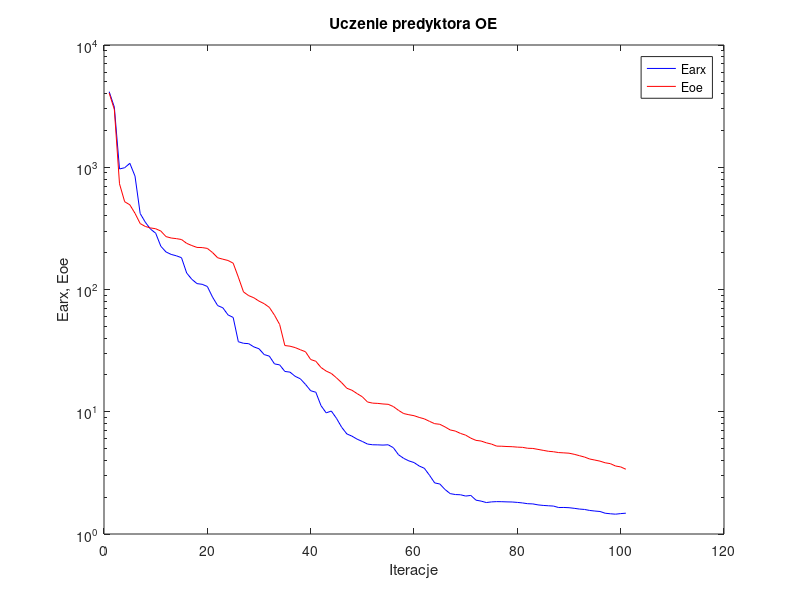
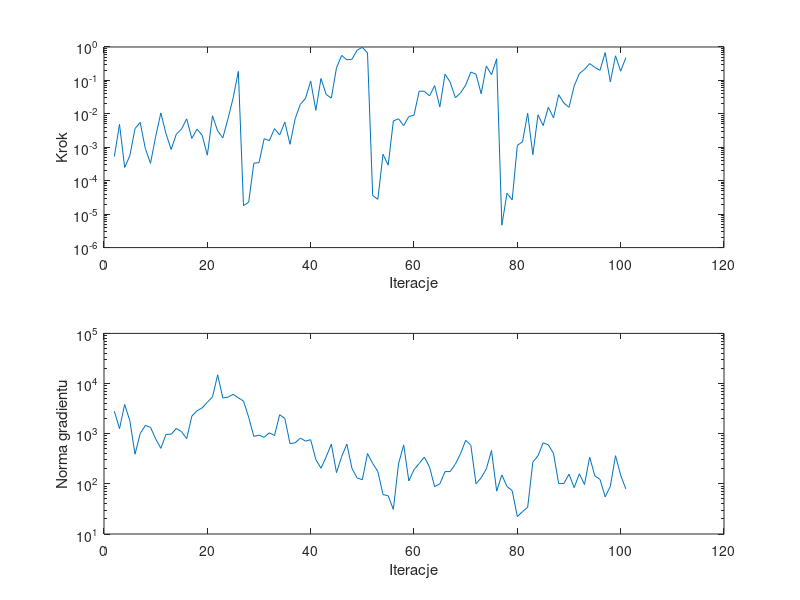

MATLAB code for these plots, in order:
%uczenie predyktora oe
clear all;
n=0; farx(n+1)=4.151740e+003; foe(n+1)=4.047823e+003; wspucz(n+1)=0.000000e+000; ng(n+1)=0.000000e+000;
%odnowa zmiennej metryki
n=1; farx(n+1)=3.104883e+003; foe(n+1)=2.968676e+003; krok(n+1)=5.263121e-004; ng(n+1)=2.802364e+003;
n=2; farx(n+1)=9.684795e+002; foe(n+1)=7.324901e+002; krok(n+1)=4.851992e-003; ng(n+1)=1.260532e+003;
n=3; farx(n+1)=9.910596e+002; foe(n+1)=5.224496e+002; krok(n+1)=2.494331e-004; ng(n+1)=3.818106e+003;
n=4; farx(n+1)=1.077043e+003; foe(n+1)=4.929580e+002; krok(n+1)=5.580806e-004; ng(n+1)=1.816657e+003;
n=5; farx(n+1)=8.466104e+002; foe(n+1)=4.200307e+002; krok(n+1)=3.625910e-003; ng(n+1)=3.897810e+002;
n=6; farx(n+1)=4.185618e+002; foe(n+1)=3.463334e+002; krok(n+1)=5.557598e-003; ng(n+1)=1.003078e+003;
n=7; farx(n+1)=3.549073e+002; foe(n+1)=3.277738e+002; krok(n+1)=9.208067e-004; ng(n+1)=1.462093e+003;
n=8; farx(n+1)=3.119720e+002; foe(n+1)=3.189102e+002; krok(n+1)=3.308775e-004; ng(n+1)=1.340494e+003;
n=9; farx(n+1)=2.888592e+002; foe(n+1)=3.140492e+002; krok(n+1)=2.100870e-003; ng(n+1)=7.882505e+002;
n=10; farx(n+1)=2.257717e+002; foe(n+1)=3.006298e+002; krok(n+1)=1.064021e-002; ng(n+1)=5.099602e+002;
n=11; farx(n+1)=2.028625e+002; foe(n+1)=2.708438e+002; krok(n+1)=2.547833e-003; ng(n+1)=9.670676e+002;
n=12; farx(n+1)=1.936617e+002; foe(n+1)=2.637429e+002; krok(n+1)=8.605590e-004; ng(n+1)=9.779914e+002;
n=13; farx(n+1)=1.886902e+002; foe(n+1)=2.606785e+002; krok(n+1)=2.474886e-003; ng(n+1)=1.269070e+003;
n=14; farx(n+1)=1.820331e+002; foe(n+1)=2.564276e+002; krok(n+1)=3.516052e-003; ng(n+1)=1.100339e+003;
n=15; farx(n+1)=1.364392e+002; foe(n+1)=2.385246e+002; krok(n+1)=7.088910e-003; ng(n+1)=7.942109e+002;
n=16; farx(n+1)=1.211601e+002; foe(n+1)=2.288158e+002; krok(n+1)=1.841613e-003; ng(n+1)=2.239819e+003;
n=17; farx(n+1)=1.117545e+002; foe(n+1)=2.209145e+002; krok(n+1)=3.475615e-003; ng(n+1)=2.862185e+003;
n=18; farx(n+1)=1.102686e+002; foe(n+1)=2.202415e+002; krok(n+1)=2.289978e-003; ng(n+1)=3.265428e+003;
n=19; farx(n+1)=1.058845e+002; foe(n+1)=2.168582e+002; krok(n+1)=5.817002e-004; ng(n+1)=4.236741e+003;
n=20; farx(n+1)=8.676294e+001; foe(n+1)=2.006726e+002; krok(n+1)=8.751130e-003; ng(n+1)=5.425324e+003;
n=21; farx(n+1)=7.385080e+001; foe(n+1)=1.817925e+002; krok(n+1)=3.059436e-003; ng(n+1)=1.492028e+004;
n=22; farx(n+1)=7.086491e+001; foe(n+1)=1.769892e+002; krok(n+1)=1.923079e-003; ng(n+1)=5.147716e+003;
n=23; farx(n+1)=6.200601e+001; foe(n+1)=1.727492e+002; krok(n+1)=7.152527e-003; ng(n+1)=5.365760e+003;
n=24; farx(n+1)=5.910253e+001; foe(n+1)=1.642282e+002; krok(n+1)=3.022871e-002; ng(n+1)=6.116881e+003;
n=25; farx(n+1)=3.739659e+001; foe(n+1)=1.261892e+002; krok(n+1)=1.865214e-001; ng(n+1)=5.194410e+003;
%odnowa zmiennej metryki
n=26; farx(n+1)=3.630708e+001; foe(n+1)=9.553122e+001; krok(n+1)=1.796068e-005; ng(n+1)=4.475520e+003;
n=27; farx(n+1)=3.606115e+001; foe(n+1)=8.910561e+001; krok(n+1)=2.277170e-005; ng(n+1)=2.130198e+003;
n=28; farx(n+1)=3.393208e+001; foe(n+1)=8.558981e+001; krok(n+1)=3.347436e-004; ng(n+1)=8.827702e+002;
n=29; farx(n+1)=3.274475e+001; foe(n+1)=8.034266e+001; krok(n+1)=3.467612e-004; ng(n+1)=9.357222e+002;
n=30; farx(n+1)=2.936738e+001; foe(n+1)=7.656767e+001; krok(n+1)=1.812955e-003; ng(n+1)=8.460829e+002;
n=31; farx(n+1)=2.850746e+001; foe(n+1)=7.142478e+001; krok(n+1)=1.575776e-003; ng(n+1)=1.040722e+003;
n=32; farx(n+1)=2.463288e+001; foe(n+1)=6.166094e+001; krok(n+1)=3.595838e-003; ng(n+1)=9.218775e+002;
n=33; farx(n+1)=2.417629e+001; foe(n+1)=5.170939e+001; krok(n+1)=2.341941e-003; ng(n+1)=2.390223e+003;
n=34; farx(n+1)=2.136952e+001; foe(n+1)=3.480364e+001; krok(n+1)=5.682045e-003; ng(n+1)=2.016612e+003;
n=35; farx(n+1)=2.108929e+001; foe(n+1)=3.438137e+001; krok(n+1)=1.229105e-003; ng(n+1)=6.357293e+002;
n=36; farx(n+1)=1.949016e+001; foe(n+1)=3.348347e+001; krok(n+1)=7.164989e-003; ng(n+1)=6.577388e+002;
n=37; farx(n+1)=1.859990e+001; foe(n+1)=3.215699e+001; krok(n+1)=1.926189e-002; ng(n+1)=8.178504e+002;
n=38; farx(n+1)=1.674162e+001; foe(n+1)=3.096446e+001; krok(n+1)=2.900728e-002; ng(n+1)=7.102649e+002;
n=39; farx(n+1)=1.486252e+001; foe(n+1)=2.675026e+001; krok(n+1)=9.599621e-002; ng(n+1)=7.597767e+002;
n=40; farx(n+1)=1.443631e+001; foe(n+1)=2.587748e+001; krok(n+1)=1.280182e-002; ng(n+1)=3.047354e+002;
n=41; farx(n+1)=1.122232e+001; foe(n+1)=2.301734e+001; krok(n+1)=1.141951e-001; ng(n+1)=2.051135e+002;
n=42; farx(n+1)=9.793428e+000; foe(n+1)=2.151709e+001; krok(n+1)=3.790730e-002; ng(n+1)=3.458718e+002;
n=43; farx(n+1)=1.013369e+001; foe(n+1)=2.057060e+001; krok(n+1)=2.972664e-002; ng(n+1)=6.198661e+002;
n=44; farx(n+1)=8.828619e+000; foe(n+1)=1.893128e+001; krok(n+1)=2.393567e-001; ng(n+1)=1.676962e+002;
n=45; farx(n+1)=7.467543e+000; foe(n+1)=1.728076e+001; krok(n+1)=5.600723e-001; ng(n+1)=3.497599e+002;
n=46; farx(n+1)=6.587438e+000; foe(n+1)=1.557330e+001; krok(n+1)=4.128102e-001; ng(n+1)=6.212521e+002;
n=47; farx(n+1)=6.313908e+000; foe(n+1)=1.498140e+001; krok(n+1)=4.306047e-001; ng(n+1)=2.018406e+002;
n=48; farx(n+1)=5.963424e+000; foe(n+1)=1.406586e+001; krok(n+1)=8.049667e-001; ng(n+1)=1.310661e+002;
n=49; farx(n+1)=5.713882e+000; foe(n+1)=1.325558e+001; krok(n+1)=9.763190e-001; ng(n+1)=1.207105e+002;
n=50; farx(n+1)=5.442553e+000; foe(n+1)=1.201931e+001; krok(n+1)=6.666685e-001; ng(n+1)=4.017318e+002;
%odnowa zmiennej metryki
n=51; farx(n+1)=5.369542e+000; foe(n+1)=1.176328e+001; krok(n+1)=3.625046e-005; ng(n+1)=2.551559e+002;
n=52; farx(n+1)=5.360445e+000; foe(n+1)=1.170448e+001; krok(n+1)=2.769106e-005; ng(n+1)=1.766268e+002;
n=53; farx(n+1)=5.337020e+000; foe(n+1)=1.157739e+001; krok(n+1)=6.196678e-004; ng(n+1)=6.117221e+001;
n=54; farx(n+1)=5.369082e+000; foe(n+1)=1.150649e+001; krok(n+1)=2.917458e-004; ng(n+1)=5.802305e+001;
n=55; farx(n+1)=5.081317e+000; foe(n+1)=1.103245e+001; krok(n+1)=6.100588e-003; ng(n+1)=3.097540e+001;
n=56; farx(n+1)=4.449412e+000; foe(n+1)=1.026548e+001; krok(n+1)=7.144846e-003; ng(n+1)=2.487453e+002;
n=57; farx(n+1)=4.157928e+000; foe(n+1)=9.665281e+000; krok(n+1)=4.445667e-003; ng(n+1)=5.975165e+002;
n=58; farx(n+1)=3.964011e+000; foe(n+1)=9.456619e+000; krok(n+1)=8.350786e-003; ng(n+1)=1.141257e+002;
n=59; farx(n+1)=3.841774e+000; foe(n+1)=9.286959e+000; krok(n+1)=9.096510e-003; ng(n+1)=1.922348e+002;
n=60; farx(n+1)=3.601115e+000; foe(n+1)=8.987461e+000; krok(n+1)=4.781642e-002; ng(n+1)=2.545734e+002;
n=61; farx(n+1)=3.448589e+000; foe(n+1)=8.746928e+000; krok(n+1)=4.725510e-002; ng(n+1)=3.417670e+002;
n=62; farx(n+1)=3.023701e+000; foe(n+1)=8.344288e+000; krok(n+1)=3.432277e-002; ng(n+1)=2.167763e+002;
n=63; farx(n+1)=2.618252e+000; foe(n+1)=7.989307e+000; krok(n+1)=7.000904e-002; ng(n+1)=8.761340e+001;
n=64; farx(n+1)=2.564484e+000; foe(n+1)=7.896330e+000; krok(n+1)=1.596002e-002; ng(n+1)=1.002061e+002;
n=65; farx(n+1)=2.313255e+000; foe(n+1)=7.517910e+000; krok(n+1)=1.534454e-001; ng(n+1)=1.754212e+002;
n=66; farx(n+1)=2.140098e+000; foe(n+1)=7.100904e+000; krok(n+1)=8.892157e-002; ng(n+1)=1.756785e+002;
n=67; farx(n+1)=2.102602e+000; foe(n+1)=6.950508e+000; krok(n+1)=3.039298e-002; ng(n+1)=2.474279e+002;
n=68; farx(n+1)=2.094100e+000; foe(n+1)=6.647410e+000; krok(n+1)=4.215364e-002; ng(n+1)=3.977610e+002;
n=69; farx(n+1)=2.043749e+000; foe(n+1)=6.436254e+000; krok(n+1)=7.240442e-002; ng(n+1)=7.404981e+002;
n=70; farx(n+1)=2.067618e+000; foe(n+1)=6.079819e+000; krok(n+1)=1.775417e-001; ng(n+1)=5.908983e+002;
n=71; farx(n+1)=1.891640e+000; foe(n+1)=5.833366e+000; krok(n+1)=1.540951e-001; ng(n+1)=1.002402e+002;
n=72; farx(n+1)=1.857451e+000; foe(n+1)=5.758869e+000; krok(n+1)=4.002904e-002; ng(n+1)=1.320504e+002;
n=73; farx(n+1)=1.808502e+000; foe(n+1)=5.570685e+000; krok(n+1)=2.695720e-001; ng(n+1)=1.989393e+002;
n=74; farx(n+1)=1.831052e+000; foe(n+1)=5.438561e+000; krok(n+1)=1.477098e-001; ng(n+1)=4.614346e+002;
n=75; farx(n+1)=1.839956e+000; foe(n+1)=5.234363e+000; krok(n+1)=4.452012e-001; ng(n+1)=7.159172e+001;
%odnowa zmiennej metryki
n=76; farx(n+1)=1.837617e+000; foe(n+1)=5.223964e+000; krok(n+1)=4.675854e-006; ng(n+1)=1.505421e+002;
n=77; farx(n+1)=1.831259e+000; foe(n+1)=5.194878e+000; krok(n+1)=4.244958e-005; ng(n+1)=8.897475e+001;
n=78; farx(n+1)=1.827427e+000; foe(n+1)=5.178146e+000; krok(n+1)=2.669060e-005; ng(n+1)=7.290187e+001;
n=79; farx(n+1)=1.813265e+000; foe(n+1)=5.136526e+000; krok(n+1)=1.144090e-003; ng(n+1)=2.231572e+001;
n=80; farx(n+1)=1.795273e+000; foe(n+1)=5.114833e+000; krok(n+1)=1.463096e-003; ng(n+1)=2.790685e+001;
n=81; farx(n+1)=1.769601e+000; foe(n+1)=5.028197e+000; krok(n+1)=1.042905e-002; ng(n+1)=3.414631e+001;
n=82; farx(n+1)=1.762661e+000; foe(n+1)=5.011182e+000; krok(n+1)=6.015953e-004; ng(n+1)=2.716464e+002;
n=83; farx(n+1)=1.730582e+000; foe(n+1)=4.921939e+000; krok(n+1)=9.296334e-003; ng(n+1)=3.634174e+002;
n=84; farx(n+1)=1.713168e+000; foe(n+1)=4.834780e+000; krok(n+1)=4.447430e-003; ng(n+1)=6.591836e+002;
n=85; farx(n+1)=1.702290e+000; foe(n+1)=4.750504e+000; krok(n+1)=1.576669e-002; ng(n+1)=5.998303e+002;
n=86; farx(n+1)=1.692202e+000; foe(n+1)=4.708648e+000; krok(n+1)=7.599313e-003; ng(n+1)=4.047770e+002;
n=87; farx(n+1)=1.646302e+000; foe(n+1)=4.635833e+000; krok(n+1)=3.730542e-002; ng(n+1)=1.012235e+002;
n=88; farx(n+1)=1.648673e+000; foe(n+1)=4.609840e+000; krok(n+1)=2.107682e-002; ng(n+1)=1.015174e+002;
n=89; farx(n+1)=1.641175e+000; foe(n+1)=4.581709e+000; krok(n+1)=1.567500e-002; ng(n+1)=1.560602e+002;
n=90; farx(n+1)=1.622563e+000; foe(n+1)=4.488252e+000; krok(n+1)=6.813219e-002; ng(n+1)=8.415071e+001;
n=91; farx(n+1)=1.600083e+000; foe(n+1)=4.374149e+000; krok(n+1)=1.601162e-001; ng(n+1)=1.587899e+002;
n=92; farx(n+1)=1.587962e+000; foe(n+1)=4.260427e+000; krok(n+1)=2.134155e-001; ng(n+1)=9.698397e+001;
n=93; farx(n+1)=1.558529e+000; foe(n+1)=4.107345e+000; krok(n+1)=3.185792e-001; ng(n+1)=3.415566e+002;
n=94; farx(n+1)=1.541281e+000; foe(n+1)=4.025744e+000; krok(n+1)=2.454949e-001; ng(n+1)=1.438540e+002;
n=95; farx(n+1)=1.528338e+000; foe(n+1)=3.944662e+000; krok(n+1)=2.006794e-001; ng(n+1)=1.229192e+002;
n=96; farx(n+1)=1.479068e+000; foe(n+1)=3.824141e+000; krok(n+1)=6.788102e-001; ng(n+1)=5.505547e+001;
n=97; farx(n+1)=1.464059e+000; foe(n+1)=3.763391e+000; krok(n+1)=9.018109e-002; ng(n+1)=8.924712e+001;
n=98; farx(n+1)=1.452818e+000; foe(n+1)=3.600107e+000; krok(n+1)=5.450576e-001; ng(n+1)=3.639116e+002;
n=99; farx(n+1)=1.468472e+000; foe(n+1)=3.538869e+000; krok(n+1)=1.886278e-001; ng(n+1)=1.483061e+002;
n=100; farx(n+1)=1.479970e+000; foe(n+1)=3.386156e+000; krok(n+1)=4.788369e-001; ng(n+1)=7.911807e+001;

figure; semilogy(farx,'b'); hold on; semilogy(foe,'r'); xlabel('Iteracje'); ylabel('Earx, Eoe'); legend('Earx','Eoe'); title('Uczenie predyktora OE');
figure; subplot(2,1,1); semilogy(krok); xlabel('Iteracje'); ylabel('Krok');
subplot(2,1,2); semilogy(ng); xlabel('Iteracje'); ylabel('Norma gradientu');
Earx=farx(n+1)
Eoe=foe(n+1)
